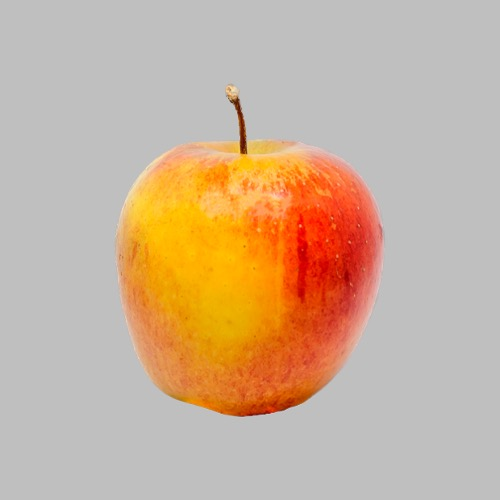
#> input picture stim_images/apple.jpeg, 500 x 500 px
$ python -i low_level.py   (imports and definitions only)
#> lines starting #> are read from the running program, lines starting #| are printed output that depends on the picture
#> further down, picture is the input picture: PIL image 500x500 RGB; mean R, G, B 201.8, 177, 154.2
"""Itti-inspired intensity/color/orientation center-surround saliency.

This transparent approximation is not the original reference implementation:
we use two signed opponent channels and quadrature Gabor energy, a Gaussian
pyramid, and local-maximum competition. No learned weights or gaze fitting.
"""

import numpy as np
from PIL import Image
from scipy.ndimage import gaussian_filter, convolve, maximum_filter


def resize_map(array, shape):
    height, width = shape
    image = Image.fromarray(np.asarray(array, dtype=np.float32))
    return np.asarray(image.resize((width, height), Image.Resampling.BILINEAR), dtype=float)


def competition_normalize(array):
    """Normalize to [0,1], then favor maps with few strong local peaks."""
    array = np.asarray(array, dtype=float)
    spread = np.ptp(array)
    if not np.isfinite(array).all():
        raise ValueError("Nonfinite saliency feature map.")
    if spread < 1e-10:
        return np.zeros_like(array)
    normalized = (array - array.min()) / spread
    peaks = normalized[(normalized == maximum_filter(normalized, size=3, mode="reflect"))
                       & (normalized > 0) & (normalized < 1 - 1e-10)]
    mean_other_peak = peaks.mean() if peaks.size else 0.0
    return normalized * (1 - mean_other_peak) ** 2


def pyramid(array, levels=9):
    result = [array]
    for _ in range(1, levels):
        result.append(gaussian_filter(result[-1], sigma=1.0, mode="reflect")[::2, ::2])
    return result


def gabor_energy(array, angle):
    y, x = np.mgrid[-4:5, -4:5]
    rotated_x = x * np.cos(angle) + y * np.sin(angle)
    envelope = np.exp(-(x*x + y*y) / 8.0)
    real = envelope * np.cos(2 * np.pi * rotated_x / 4.0)
    imag = envelope * np.sin(2 * np.pi * rotated_x / 4.0)
    real -= real.mean()
    imag -= imag.mean()
    real /= np.sqrt(np.sum(real**2))
    imag /= np.sqrt(np.sum(imag**2))
    return np.hypot(convolve(array, real, mode="reflect"),
                    convolve(array, imag, mode="reflect"))


def center_surround_sum(levels, common_shape):
    features = []
    for center in (2, 3, 4):
        for offset in (3, 4):
            surround = resize_map(levels[center + offset], levels[center].shape)
            feature = np.abs(levels[center] - surround)
            features.append(competition_normalize(resize_map(feature, common_shape)))
    return np.sum(features, axis=0)


def low_level_saliency(image):
    rgb = np.asarray(image.convert("RGB"), dtype=float) / 255.0
    intensity = rgb.mean(axis=2)
    normalized_rgb = np.divide(rgb, intensity[..., None],
                               out=np.zeros_like(rgb),
                               where=intensity[..., None] > 0.1 * max(intensity.max(), 1e-12))
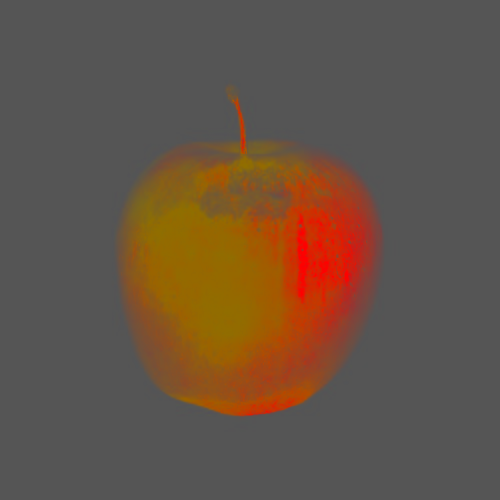
#> normalized_rgb: shape (500, 500, 3) float64; mean R, G, B 1.19, 0.987, 0.82; drawn with min black and max white
    red, green, blue = np.moveaxis(normalized_rgb, -1, 0)
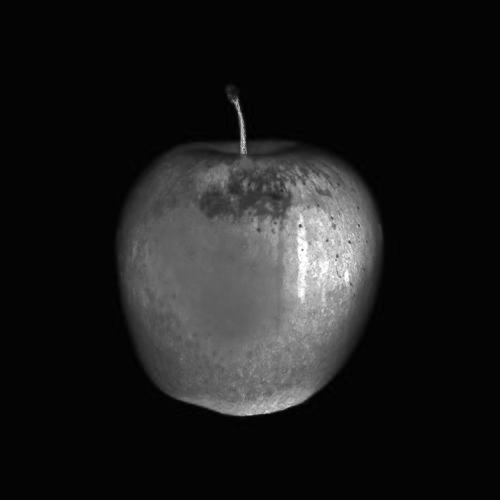
#> red: shape (500, 500) float64; min 0.964, max 3, mean 1.19; drawn with min black and max white
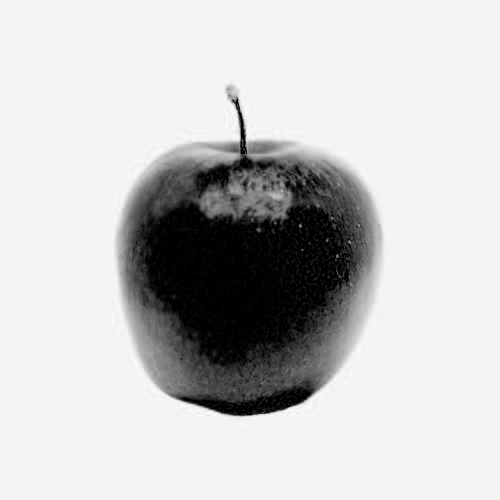
#> blue: shape (500, 500) float64; min 0, max 1.04, mean 0.82; drawn with min black and max white
    intensity_levels = pyramid(intensity)
#> after the loop in pyramid, `for _ in range(1, levels):`: result = 9 items
#> intensity_levels = 9 items
    common_shape = intensity_levels[4].shape
#> common_shape = (32, 32)
    intensity_map = competition_normalize(center_surround_sum(intensity_levels, common_shape))
#> the loop in center_surround_sum, `for center in (2, 3, 4):` made 3 passes
#> after the loop in center_surround_sum, `for center in (2, 3, 4):`: features = 6 items
    color_map = competition_normalize(
        center_surround_sum(pyramid(red - green), common_shape)
        + center_surround_sum(pyramid(blue - (red + green) / 2), common_shape)
    )
#> call 2 of center_surround_sum, with common_shape = (32, 32)
#> in center_surround_sum (call 2), `features = []`: features = []
#> the loop in center_surround_sum (call 2), `for center in (2, 3, 4):` made 3 passes
#> after the loop in center_surround_sum (call 2), `for center in (2, 3, 4):`:
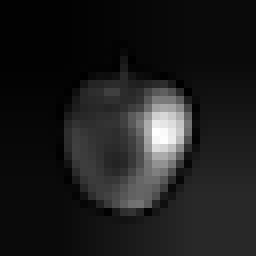
#> feature: shape (32, 32) float64 (shown 8 times larger); min 0.00161, max 2.15, mean 0.253; drawn with min black and max white
#> after the loop in center_surround_sum (call 2), `for center in (2, 3, 4):`: features = 6 items
#> call 3 of center_surround_sum, with common_shape = (32, 32)
#> in center_surround_sum (call 3), `features = []`: features = []
#> the loop in center_surround_sum (call 3), `for center in (2, 3, 4):` made 3 passes
#> after the loop in center_surround_sum (call 3), `for center in (2, 3, 4):`:
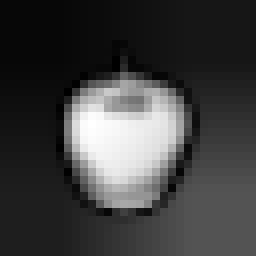
#> feature: shape (32, 32) float64 (shown 8 times larger); min 0.00354, max 1.35, mean 0.342; drawn with min black and max white
#> after the loop in center_surround_sum (call 3), `for center in (2, 3, 4):`: features = 6 items
    orientation_maps = []
    for angle in np.deg2rad([0, 45, 90, 135]):
        levels = [gabor_energy(level, angle) for level in intensity_levels]
        orientation_maps.append(competition_normalize(center_surround_sum(levels, common_shape)))
#> this loop made 4 passes
#> pass 1, in resize_map (call 38), `image = Image.fromarray(np.asarray(array, dtype=np.float32))`:
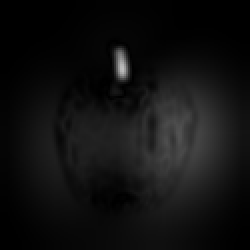
#> image: PIL image 125x125 F (shown 2 times larger); min 5.36e-07, max 0.745, mean 0.0654
#> after the loop, orientation_maps = 4 items
    orientation_map = competition_normalize(np.sum(orientation_maps, axis=0))
    combined = competition_normalize((intensity_map + color_map + orientation_map) / 3)
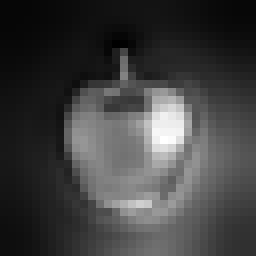
#> combined: shape (32, 32) float64 (shown 8 times larger); min 0, max 0.276, mean 0.0691; drawn with min black and max white
    shape = intensity.shape
#> shape = (500, 500)
    return {"low_level": resize_map(combined, shape),
            "intensity": resize_map(intensity_map, shape),
            "color": resize_map(color_map, shape),
            "orientation": resize_map(orientation_map, shape)}

>>> from PIL import Image
>>> picture = Image.open('../stim_images/apple.jpeg')
>>> result = low_level_saliency(picture)
#> result = 4 items

$ run again, on stim_images/banana.jpeg
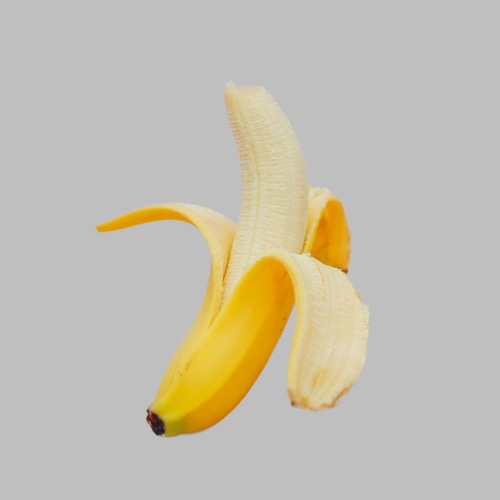
#> input picture stim_images/banana.jpeg, 500 x 500 px
#> picture is the input picture: PIL image 500x500 RGB; mean R, G, B 195.6, 190.4, 176
#> in low_level_saliency, `red, green, blue = np.moveaxis(normalized_rgb, -1, 0)`:
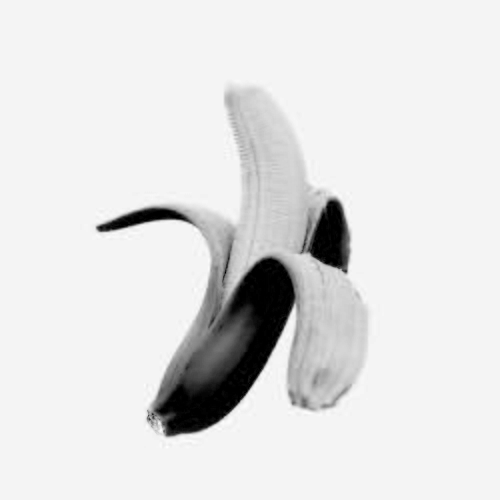
#> blue: shape (500, 500) float64; min 0, max 1.04, mean 0.924; drawn with min black and max white
#> after the loop in pyramid, `for _ in range(1, levels):`: result = 9 items
#> the loop in center_surround_sum, `for center in (2, 3, 4):` made 3 passes
#> after the loop in center_surround_sum, `for center in (2, 3, 4):`: features = 6 items
#> the loop in center_surround_sum (call 2), `for center in (2, 3, 4):` made 3 passes
#> the loop in low_level_saliency, `for angle in np.deg2rad([0, 45, 90, 135]):` made 4 passes
#> after the loop in low_level_saliency, `for angle in np.deg2rad([0, 45, 90, 135]):`: orientation_maps = 4 items
#> in low_level_saliency, `combined = competition_normalize((intensity_map + color_map + orientat..`:
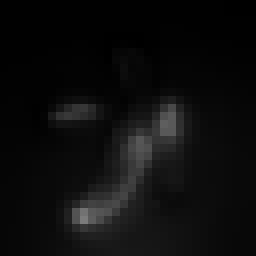
#> combined: shape (32, 32) float64 (shown 8 times larger); min 0, max 0.484, mean 0.0525

$ run again, on stim_images/carrots.jpeg
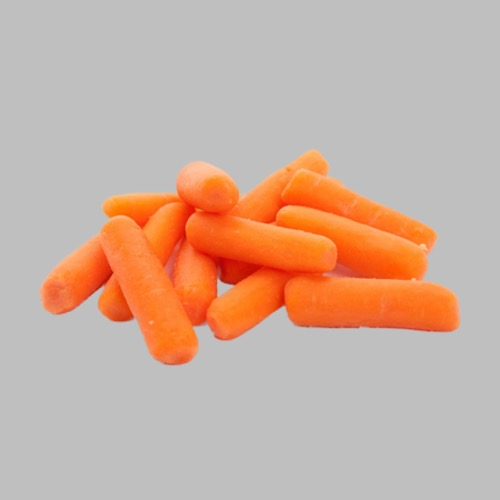
#> input picture stim_images/carrots.jpeg, 500 x 500 px
#> picture is the input picture: PIL image 500x500 RGB; mean R, G, B 202.8, 175.5, 160.7
#> after the loop in pyramid, `for _ in range(1, levels):`: result = 9 items
#> the loop in center_surround_sum, `for center in (2, 3, 4):` made 3 passes
#> after the loop in center_surround_sum, `for center in (2, 3, 4):`: features = 6 items
#> the loop in center_surround_sum (call 2), `for center in (2, 3, 4):` made 3 passes
#> the loop in low_level_saliency, `for angle in np.deg2rad([0, 45, 90, 135]):` made 4 passes
#> after the loop in low_level_saliency, `for angle in np.deg2rad([0, 45, 90, 135]):`: orientation_maps = 4 items
#> in low_level_saliency, `combined = competition_normalize((intensity_map + color_map + orientat..`:
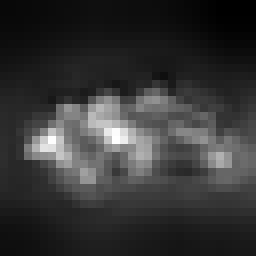
#> combined: shape (32, 32) float64 (shown 8 times larger); min 0, max 0.27, mean 0.0566; drawn with min black and max white
